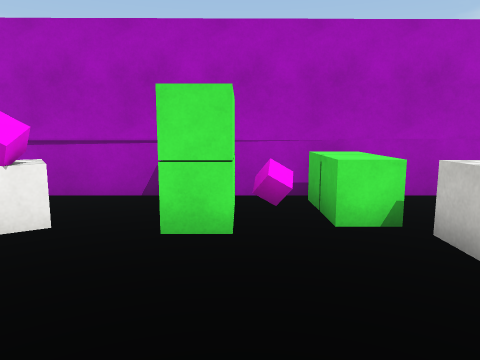
[1] (above)

17 first-person views from a walk through a 3-D level made in the Unity game engine. The camera is 1.4 m above the floor, tilts 8° down and sees 70° across. The floor is counted in squares, 1 m on a side. Each view is taken from the middle of a square. On the plan, view 1 faces up. The plan holds only what a view shows up to about 15 squares ahead; the rest is blank. The player is left out. Surface patterns are stand-ins for the level's own textures.

[2]
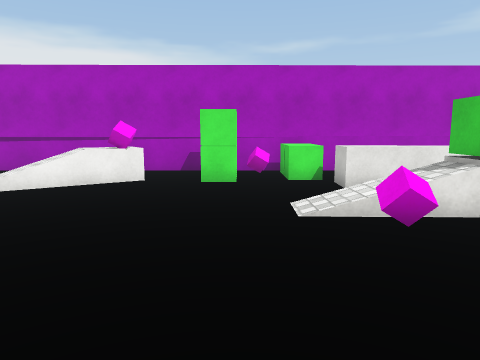

[3]
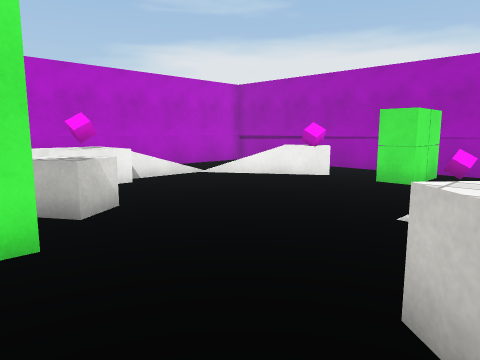

[4]
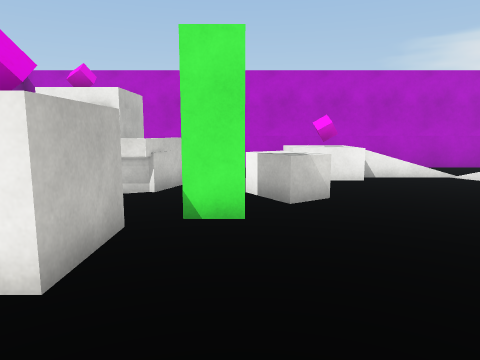

[5]
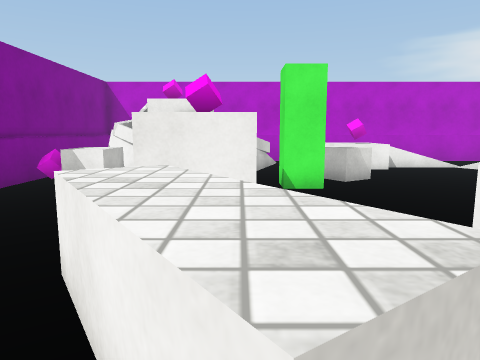

[6]
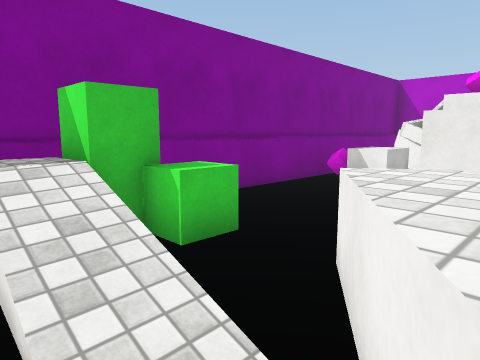

[7]
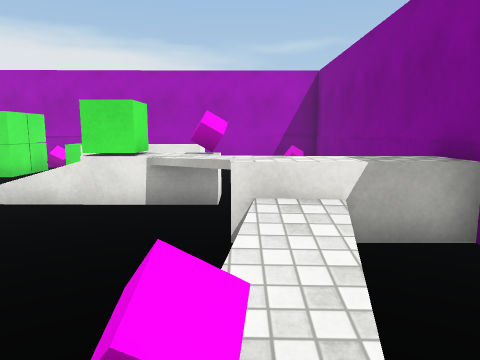

[8]
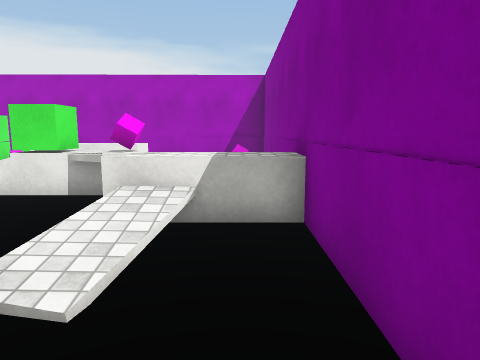

[9]
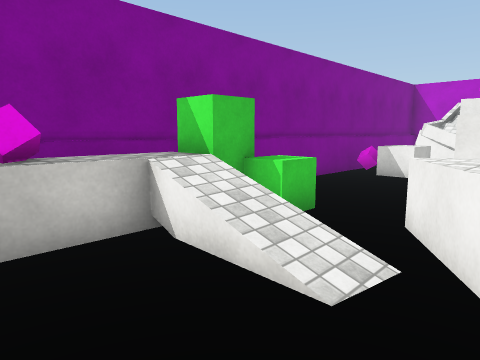

[10]
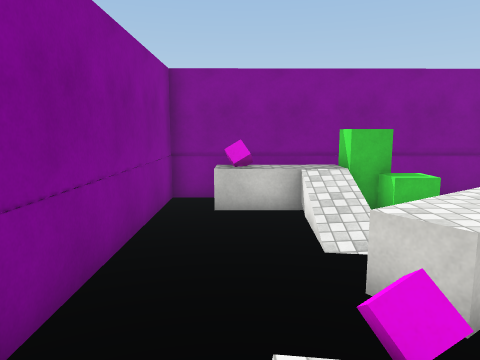

[11]
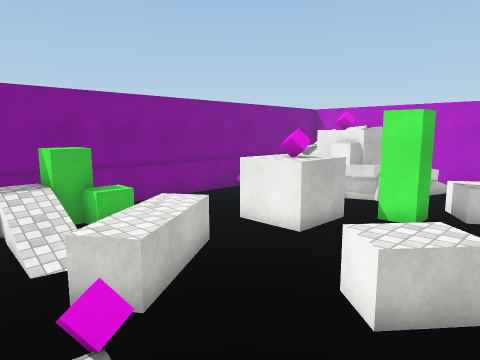

[12]
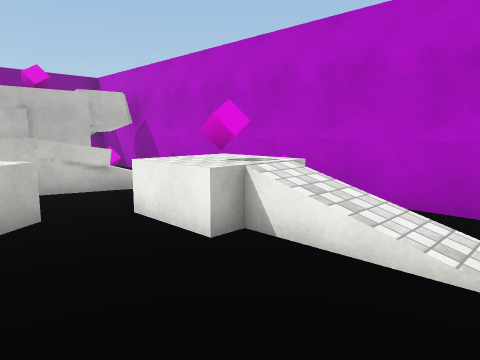

[13]
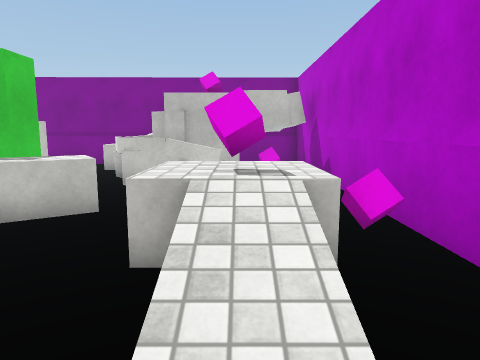

[14]
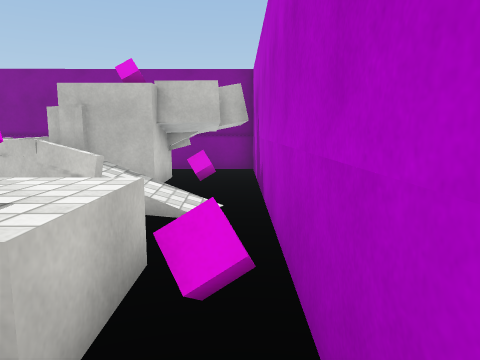

[15]
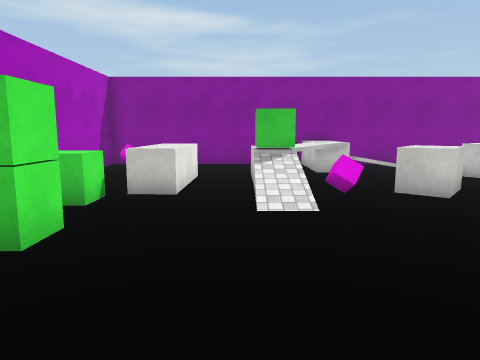

[16]
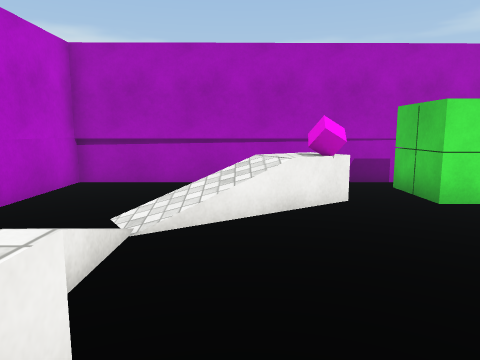

[17]
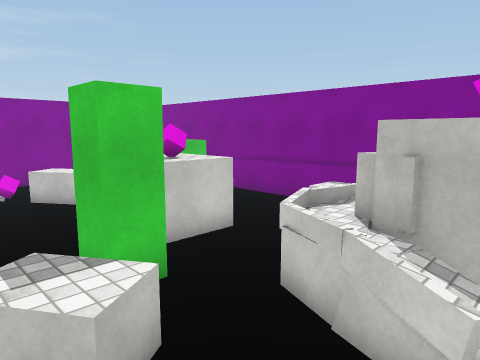

### Floor plan
Key: @ floor where view 1 was taken; # wall or solid block; . main floor; : floor 1 m higher than the main floor; / step, stairs or slope; = window, fence, low wall or low ledge; ^ raised ledge; v drop or lower ground; C cube; B block; O other object.
Columns run from 10 left of view 1 to 10 right of it. Each row starts with its distance up from view 1.
  8 #####################
  7 #.... ...OO.O      ##
  6 #...  ...OC.O......O#
  5 #... =CC.OO.O.....  #
  4 #...//B......^^^^. .#
  3 #.../...............#
  2 #../..........OO....#
  1 #../........OOOO#C  #
  0 # ./......@.C...=   #
 -1 # =CC........... =::#
 -2 #.C:C..B.....B...///#
 -3 #.. ..BB....BBB..//.#
 -4 #.....B.O........//.#
 -5 #.//=...O.......C...#
 -6 #..//=B..CCC..^^^...#
 -7 #..BCB##.CCC.=^^....#
 -8 #.CBCB#B.CCC..=./...#
 -9 #BBOCC#........./...#
-10 #BBOO#BBB.....OO/vv.#
-11 # ..   CC.....OO::C=#
-12 #####################

Where each view was taken, in squares from view 1:
view 1: 0 up, 0 right, facing up
view 2: 5 down, 0 right, facing up
view 3: 5 down, 3 right, facing up-left
view 4: 4 down, 4 right, facing left
view 5: 6 down, 7 right, facing left
view 6: 6 down, 7 right, facing down-left
view 7: 6 down, 7 right, facing up
view 8: 7 down, 9 right, facing up
view 9: 6 down, 9 right, facing down-left
view 10: 2 down, 8 right, facing down
view 11: 1 down, 8 right, facing down-left
view 12: 3 up, 3 left, facing down-left
view 13: 3 up, 7 left, facing down
view 14: 1 up, 9 left, facing down
view 15: 2 up, 5 left, facing right
view 16: 2 down, 5 left, facing up
view 17: 2 down, 7 left, facing down-right
